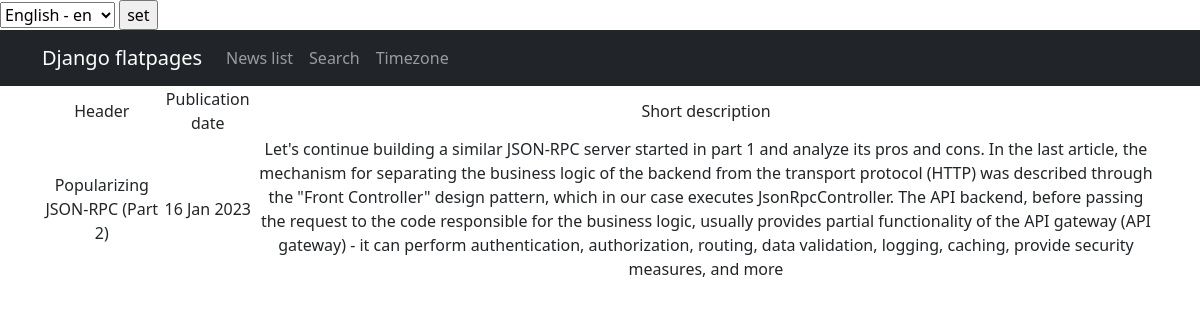
Screenshot of /news/90 with the database file from the repository.
### news/models.py (models this page shows, shortened)
class Post (models.Model):
    author = models.ForeignKey(Author, on_delete=models.CASCADE)
    NEWS = 'NW'
    PAPER = 'PR'
    CATEGORY_CHOICES = (
        (NEWS, 'Новость'),
        (PAPER, 'Статья'),
    )
    choices = models.CharField(
        max_length=2, choices=CATEGORY_CHOICES, default=NEWS
    )
    datatime_of_creation = models.DateTimeField(auto_now_add=True)
    category = models.ManyToManyField(Category, through='PostCategory')
    heading = models.CharField(max_length=128)
    text = models.TextField()
    rating = models.IntegerField(default=0)

### news/views.py (the view)
class PostDetail(DetailView):
    model = Post
    template_name = 'post.html'
    context_object_name = 'post'
    def get_object(self, *args, **kwargs):
        obj = cache.get(f'post-{self.kwargs["pk"]}', None)
        if not obj:
            obj = super().get_object(queryset=self.queryset)
            cache.set(f'post-{self.kwargs["pk"]}', obj)
        return obj

### news/templatetags/custom_filters.py (called while the page is built)
@register.filter()
def censor(value):
    filthy_list = ['редиска', 'ещеплохоеслово']
    if not isinstance(value, str):
        raise TypeError(f'unresolved type {type(value)}, expected type "str"')
    words = value.split()
    for word in words:
        if word in filthy_list:
            value = value.replace(word, f'{word[0]}{"*" * (len(word) - 1)}')
            return value
    return value

### templates/post.html (shortened to what this page needs)
{% extends 'flatpages/default.html' %}
{% load i18n %}
{% load custom_filters %}
{% block content %}
 <table>
     <tr>
        <td>{% trans 'Header' %}</td>
        <td>{% trans 'Publication date' %}</td>
        <td>{% trans 'Short description' %}</td>
     </tr>
     <tr>
         <td>{{ post.heading|censor }}</td>
         <td>{{ post.datatime_of_creation|date:'d M Y' }}</td>
         <td>{{ post.text|censor }}</td>
     </tr>
 </table>
{% endblock content %}

### rows the page displays
Post: heading|censor "Popularizing JSON-RPC (Part 2)", datatime_of_creation "16 Jan 2023", text|censor "Let's continue building a similar JSON-RPC server started in part 1 and analyze its pros and cons. In the last article, the mechanism for separating the business logic of the backend from the transport protocol (HTTP) was described through the \"Front Controller\" design pattern, which in our case executes JsonRpcController. The API backend, before passing the request to the code responsible for the business logic, usually provides partial functionality of the API gateway (API gateway) - it can perform authentication, authorization, routing, data validation, logging, caching, provide security measures, and more"

### other values shown
form field language "English - en"
